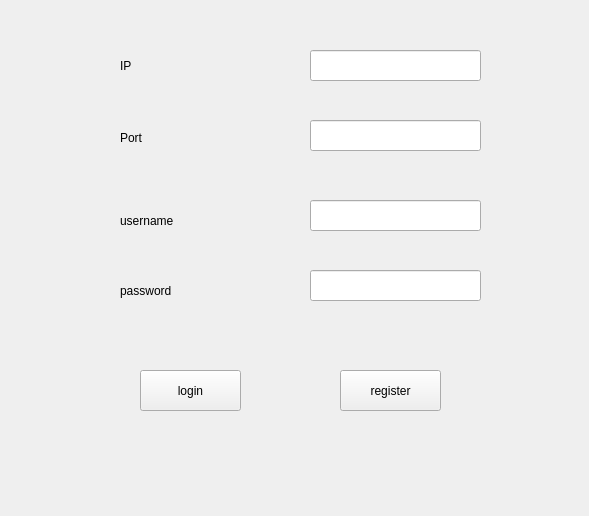
<?xml version="1.0" encoding="UTF-8"?>
<ui version="4.0">
 <class>Login</class>
 <widget class="QWidget" name="Login">
  <property name="geometry">
   <rect>
    <x>0</x>
    <y>0</y>
    <width>589</width>
    <height>516</height>
   </rect>
  </property>
  <property name="windowTitle">
   <string>Login</string>
  </property>
  <widget class="QLineEdit" name="qle_ip">
   <property name="geometry">
    <rect>
     <x>310</x>
     <y>50</y>
     <width>171</width>
     <height>31</height>
    </rect>
   </property>
  </widget>
  <widget class="QLabel" name="label">
   <property name="geometry">
    <rect>
     <x>120</x>
     <y>50</y>
     <width>131</width>
     <height>31</height>
    </rect>
   </property>
   <property name="text">
    <string>IP</string>
   </property>
  </widget>
  <widget class="QLabel" name="label_2">
   <property name="geometry">
    <rect>
     <x>120</x>
     <y>130</y>
     <width>72</width>
     <height>15</height>
    </rect>
   </property>
   <property name="text">
    <string>Port</string>
   </property>
  </widget>
  <widget class="QLineEdit" name="qle_port">
   <property name="geometry">
    <rect>
     <x>310</x>
     <y>120</y>
     <width>171</width>
     <height>31</height>
    </rect>
   </property>
  </widget>
  <widget class="QLabel" name="label_3">
   <property name="geometry">
    <rect>
     <x>120</x>
     <y>210</y>
     <width>91</width>
     <height>21</height>
    </rect>
   </property>
   <property name="text">
    <string>username</string>
   </property>
  </widget>
  <widget class="QLineEdit" name="qle_username">
   <property name="geometry">
    <rect>
     <x>310</x>
     <y>200</y>
     <width>171</width>
     <height>31</height>
    </rect>
   </property>
  </widget>
  <widget class="QLabel" name="label_4">
   <property name="geometry">
    <rect>
     <x>120</x>
     <y>280</y>
     <width>81</width>
     <height>21</height>
    </rect>
   </property>
   <property name="text">
    <string>password</string>
   </property>
  </widget>
  <widget class="QLineEdit" name="qle_password">
   <property name="geometry">
    <rect>
     <x>310</x>
     <y>270</y>
     <width>171</width>
     <height>31</height>
    </rect>
   </property>
  </widget>
  <widget class="QPushButton" name="pb_login">
   <property name="geometry">
    <rect>
     <x>140</x>
     <y>370</y>
     <width>101</width>
     <height>41</height>
    </rect>
   </property>
   <property name="text">
    <string>login</string>
   </property>
  </widget>
  <widget class="QPushButton" name="pb_register">
   <property name="geometry">
    <rect>
     <x>340</x>
     <y>370</y>
     <width>101</width>
     <height>41</height>
    </rect>
   </property>
   <property name="text">
    <string>register</string>
   </property>
  </widget>
  <widget class="QLabel" name="label_result">
   <property name="geometry">
    <rect>
     <x>70</x>
     <y>420</y>
     <width>441</width>
     <height>71</height>
    </rect>
   </property>
   <property name="text">
    <string/>
   </property>
  </widget>
 </widget>
 <layoutdefault spacing="6" margin="11"/>
 <resources/>
 <connections/>
</ui>
